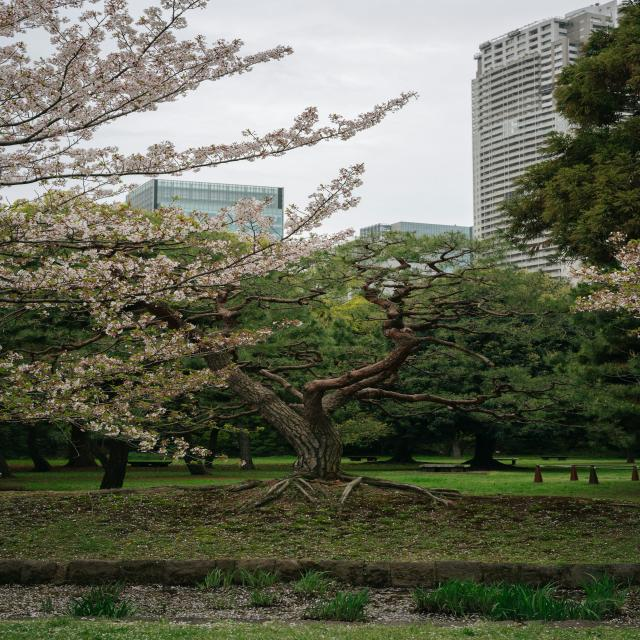
#> input picture input_images/urban_tree_33_jpg.rf.82a6b61f057221ed1b39cd80344f5dab.jpg, 640 x 640 px, found by its file name
$ python create_cutout_simple.py
#> lines starting #> are read from the running program, lines starting #| are printed output that depends on the picture; after the words box and inside, x2 and y2 are one past the last pixel; in counts of white or black regions, pixels touching at a corner belong together
import numpy as np
from PIL import Image

def create_cutout_with_mask(image_path, mask_path, output_path):
    """
    Creates a transparent cutout of an image based on a binary mask.
    """
#> called with mask_path = 'ground_mask.png', output_path = 'cutout_ground.png'
    # Load the original image and the mask
    original = Image.open(image_path)
#> original is the input picture: PIL image 640x640 RGB; mean R, G, B 101.4, 104.1, 86.1
    mask = Image.open(mask_path).convert("L")  # Convert mask to grayscale
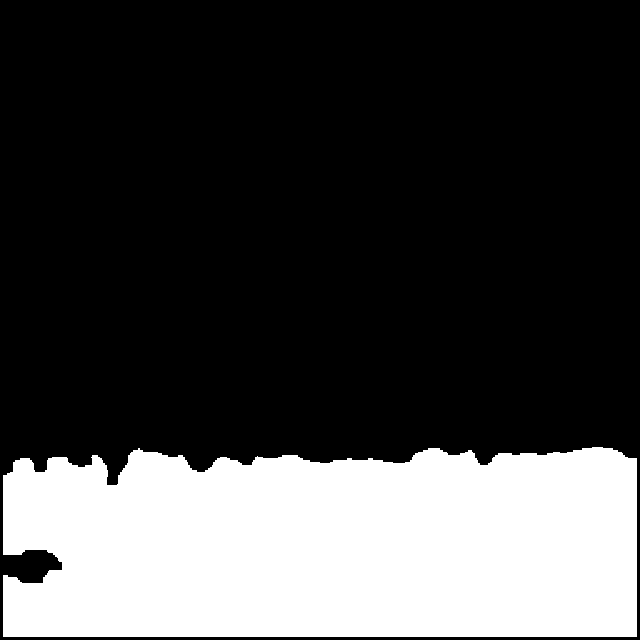
#> input picture ground_mask.png, 640 x 640 px, found by its file name
#> mask is the input picture: PIL image 640x640 L; 27.3% white; 1 white region, box (x1, y1, x2, y2) and area: (3, 447, 637, 637) 111867

    # Ensure the mask and image have the same dimensions
    if original.size != mask.size:
        mask = mask.resize(original.size, Image.NEAREST)

    # Convert the original image to RGBA format
    rgba_image = original.convert("RGBA")

    # Get the image data as numpy arrays
    rgba_data = np.array(rgba_image)
    mask_data = np.array(mask)

    # Normalize mask values to 0 or 1
    if mask_data.max() > 1:
        mask_data = mask_data / 255

    # Apply the mask to the alpha channel
    rgba_data[:, :, 3] = (mask_data * 255).astype(np.uint8)
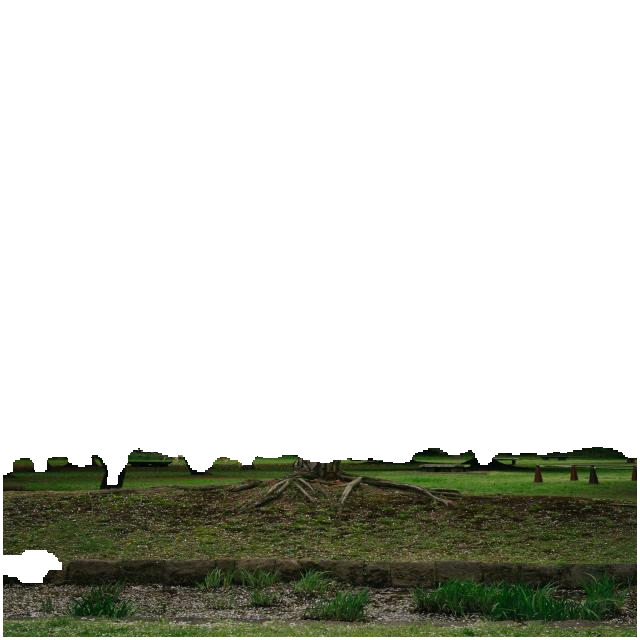
#> rgba_data: shape (640, 640, 4); mean R, G, B, A 101.4, 104.1, 86.1, 69.6; transparent parts drawn white

    # Create a new image from the modified data
    result = Image.fromarray(rgba_data)

    # Save the resulting image
    result.save(output_path, format="PNG")
    print(f"Cutout image saved to {output_path}")

# Only execute demo code when script is run directly, not when imported
if __name__ == "__main__":
    # Use the default paths from your project
    image_path = "input_images/urban_tree_33_jpg.rf.82a6b61f057221ed1b39cd80344f5dab.jpg"
    mask_path = "ground_mask.png"
    output_path = "cutout_ground.png"

    # Create the cutout
    create_cutout_with_mask(image_path, mask_path, output_path)
